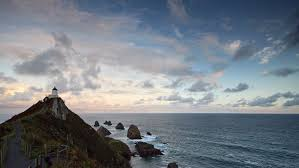
#> input picture OpenCV/Herramientas Matemáticas/entorno.png, 299 x 168 px
$ python histograma2D.py
#> lines starting #> are read from the running program, lines starting #| are printed output that depends on the picture; after the words box and inside, x2 and y2 are one past the last pixel; in counts of white or black regions, pixels touching at a corner belong together
#> further down, im is the input picture: shape (168, 299, 3); mean B, G, R 133.1, 125.1, 117.7
import cv2 as cv
import matplotlib.pyplot as plt
import numpy as np

def histograma2D(im):

    imHSV = cv.cvtColor(im,cv.COLOR_RGB2HSV)
#> imHSV: shape (168, 299, 3); mean H, S, V 87.8, 55.7, 137.3

    lista_imagenes = [imHSV]
    lista_canales = [0,2]   # De la imagen HSV utilizamos 2 maginutdes (H y S) para observar en histograma 2D
    mascara = None
    lista_tam = [180, 256]  # H tiene 180 valores y S tiene 256
    rango = [0,180, 0,256]  # Ambos rangos

    hist = cv.calcHist(lista_imagenes,lista_canales,mascara,lista_tam,rango)
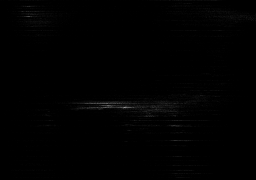
#> hist: shape (180, 256) float32; min 0, max 149, mean 1.1


    plt.figure()

    plt.subplot(2,2,1)
    plt.imshow(im)
    plt.title("Foto")

    plt.subplot(2,2,2)
    cv.rectangle(hist, (15, 0), (50, 25), (255, 255, 0), 1)
    cv.rectangle(hist, (70, 100), (180, 110), (255, 255, 0), 1)
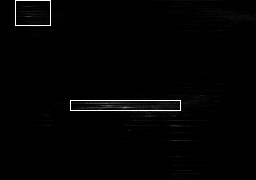
#> hist: shape (180, 256) float32; min 0, max 255, mean 3
    plt.imshow(hist)
    plt.title("Histograma 2D")

    limite_bajo = np.array([0, 0, 15])
    limite_arriba = np.array([25, 255, 50])
    imagen_binaria = cv.inRange(imHSV,limite_bajo,limite_arriba)   # devuelve o 0 o 255.
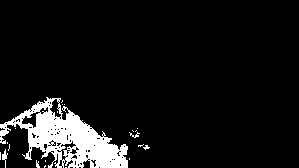
#> imagen_binaria: shape (168, 299); 8.3% white; 21 white regions (17 under 20 px), largest, box (x1, y1, x2, y2) and area: (0, 97, 128, 168) 4003, (2, 149, 8, 168) 45, (129, 132, 140, 138) 25, (36, 160, 40, 168) 20

    plt.subplot(2,2,3)
    plt.imshow(imagen_binaria, cmap='gray')
    plt.title("Primer Recuadro")

    limite_bajo = np.array([100, 0, 70])
    limite_arriba = np.array([110, 255, 180])
    imagen_binaria = cv.inRange(imHSV,limite_bajo,limite_arriba)   # devuelve o 0 o 255.
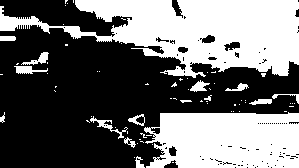
#> imagen_binaria: shape (168, 299); 42.7% white; 72 white regions (56 under 20 px), largest, box (x1, y1, x2, y2) and area: (0, 0, 299, 78) 12516, (144, 112, 299, 168) 7567, (90, 116, 128, 139) 165

    plt.subplot(2,2,4)
    plt.imshow(imagen_binaria, cmap='gray')
    plt.title("Segundo Recuadro")

    plt.show()

if __name__ == '__main__':
    im = cv.imread("entorno.png")

    im = cv.cvtColor(im,cv.COLOR_BGR2RGB)
    histograma2D(im)
